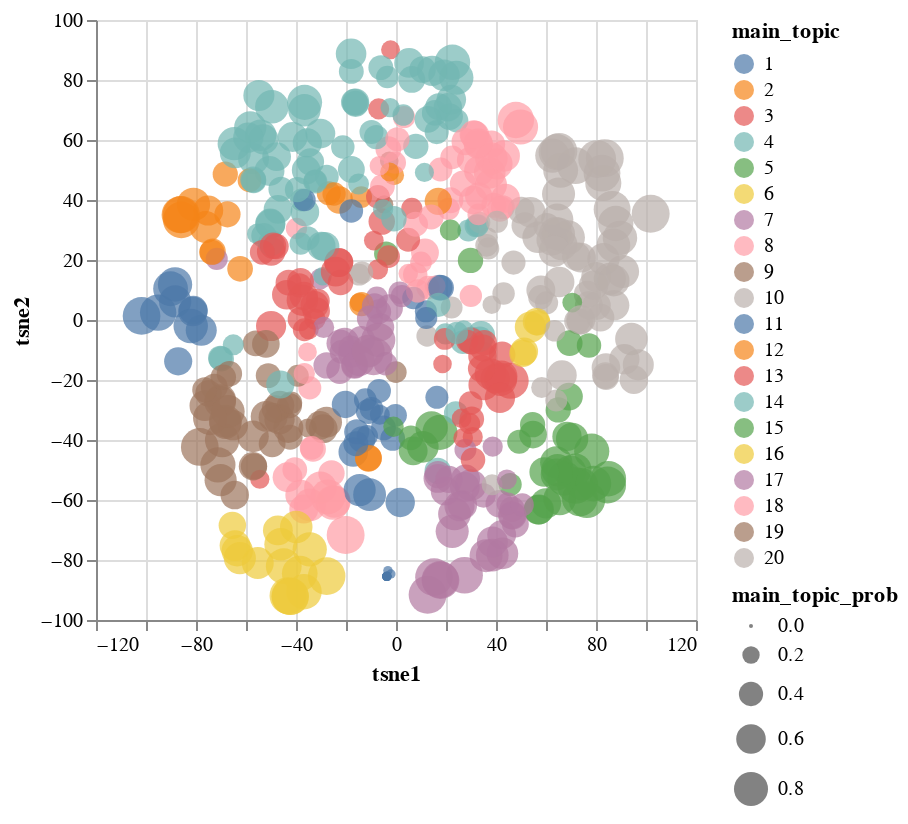

The code cell stored with this chart in its notebook:
### Code cell
relatos = relatos.assign(tsne1 = relatos_embedded[:,0], tsne2 = relatos_embedded[:,1])

alt.Chart(relatos.sample(500)).mark_circle(
    opacity = .7,
    size = 30
).encode(
    x = 'tsne1',
    y = 'tsne2', 
    color = 'main_topic:N',
    size = 'main_topic_prob',
    tooltip = ['relato', 'main_topic', 'main_topic_prob']
).interactive()

### Figure 1 — Vega-Lite specification as saved in the notebook (floating-point values rounded to 4 significant figures; data arrays with more than 128 entries replaced by an {"elided": "..."} marker saying what was removed)
{"config": {"view": {"continuousWidth": 300, "continuousHeight": 300}}, "data": {"name": "data-60990ce31e2443cc7da3ab5a6ea45281"}, "mark": {"type": "circle", "opacity": 0.7, "size": 30}, "encoding": {"color": {"field": "main_topic", "type": "nominal"}, "size": {"field": "main_topic_prob", "type": "quantitative"}, "tooltip": [{"field": "relato", "type": "nominal"}, {"field": "main_topic", "type": "quantitative"}, {"field": "main_topic_prob", "type": "quantitative"}], "x": {"field": "tsne1", "type": "quantitative"}, "y": {"field": "tsne2", "type": "quantitative"}}, "params": [{"name": "param_3", "select": {"type": "interval", "encodings": ["x", "y"]}, "bind": "scales"}], "$schema": "https://vega.github.io/schema/vega-lite/v5.17.0.json", "datasets": {"data-60990ce31e2443cc7da3ab5a6ea45281": {"elided": "500 records"}}}
